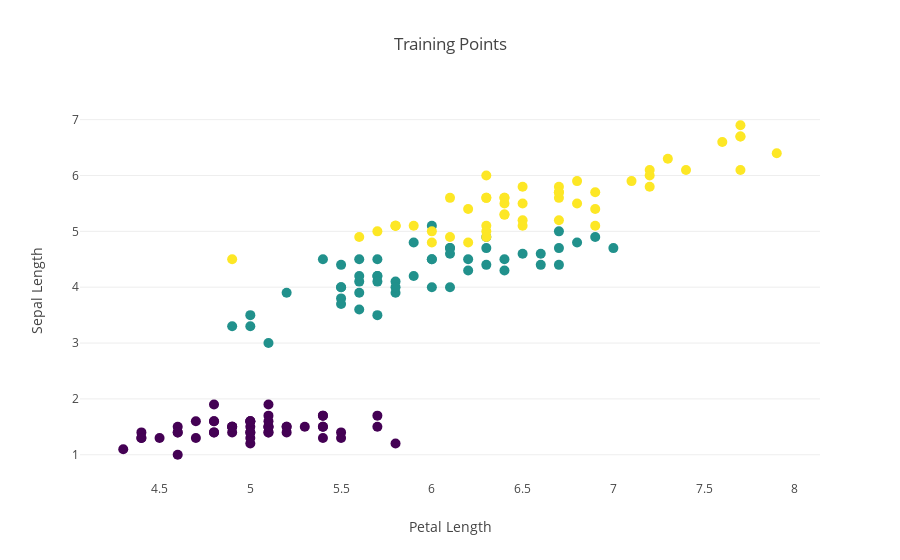

The notebook cell this image was saved under:
### Markdown cell above
## [Plotly](https://plot.ly/python/)

_"Plotly's Python graphing library makes interactive, publication-quality graphs online"_

### Code cell
from plotly.offline import download_plotlyjs, init_notebook_mode, plot, iplot
import plotly.graph_objs as go
init_notebook_mode(connected=True)

# Create a trace
trace = go.Scatter(
    x=iris_pd['Petal Length'], 
    y=iris_pd['Sepal Length'],
    mode = 'markers',
    marker=dict(color=iris_pd['color'],
                size=10,
                colorscale='Viridis',
                showscale=False))

layout = go.Layout(title='Training Points',
                   xaxis=dict(title='Petal Length',
                            showgrid=False),
                   yaxis=dict(title='Sepal Length',
                            showgrid=True))
 
fig = go.Figure(data=[trace], layout=layout)
iplot(fig)

### Figure 1 — Plotly figure (JSON) as saved in the notebook; plotly's stock layout.template omitted (floating-point values rounded to 4 significant figures; data arrays with more than 128 entries replaced by an {"elided": "..."} marker saying what was removed)
{"data": [{"marker": {"color": {"elided": "150 int values"}, "colorscale": "Viridis", "showscale": false, "size": 10}, "mode": "markers", "type": "scatter", "uid": "902cf251-9c0e-4d63-813b-f08c5df849d7", "x": {"elided": "150 float values"}, "y": {"elided": "150 float values"}}], "layout": {"title": {"text": "Training Points"}, "xaxis": {"showgrid": false, "title": {"text": "Petal Length"}}, "yaxis": {"showgrid": true, "title": {"text": "Sepal Length"}}}}
